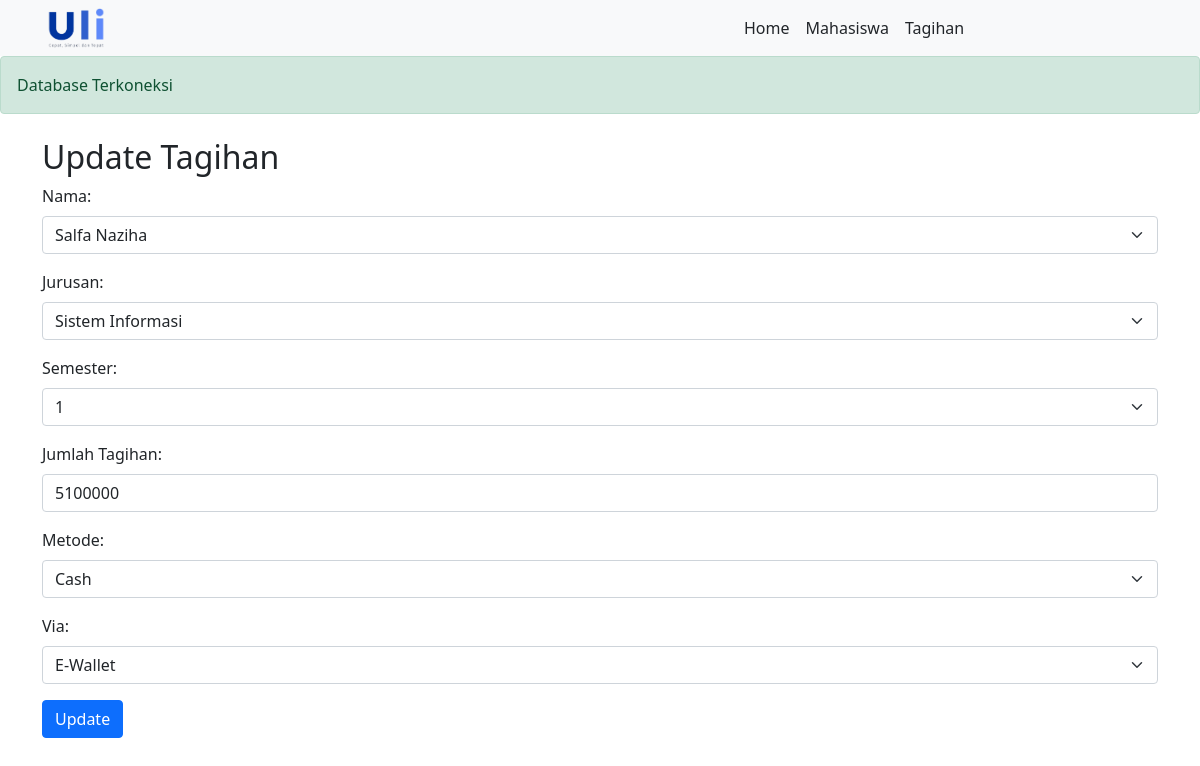
/updatetagihan.php?id_tagihan=4, run on the app's committed database.
### tables this page shows
CREATE TABLE `tagihan` (
  `id_tagihan` int NOT NULL,
  `nama` varchar(255) NOT NULL,
  `jurusan` enum('Teknik Informatika','Sistem Informasi','Rekayasa Perangkat Lunak','Manajemen','Akuntansi','Bisnis Digital','Komunikasi Desain Visual') NOT NULL,
  `semester` int NOT NULL,
  `jumlah_tagihan` int NOT NULL,
  `metode` enum('Cash','Cicilan 6x','Cicilan 3x','') NOT NULL,
  `via` enum('Bank','E-Wallet','Merchant','') NOT NULL
);

### updatetagihan.php (the view, shortened to what this page needs)
<?php include 'assets/resource/header.php'; ?>
    <div class="container mt-4">
        <?php
        function input($data) {
            $data = trim($data);
            $data = stripslashes($data);
            $data = htmlspecialchars($data);
            return $data;
        }
        $metodeEnumValues = [];
        $viaEnumValues = [];
        $resultMetode = mysqli_query($skon, "SHOW COLUMNS FROM tagihan LIKE 'metode'");
        $rowMetode = mysqli_fetch_array($resultMetode, MYSQLI_ASSOC);
        if (preg_match('/^enum\((.*)\)$/', $rowMetode['Type'], $matches)) {
            $metodeEnumValues = explode(',', str_replace("'", "", $matches[1]));
        }
        $resultVia = mysqli_query($skon, "SHOW COLUMNS FROM tagihan LIKE 'via'");
        $rowVia = mysqli_fetch_array($resultVia, MYSQLI_ASSOC);
        if (preg_match('/^enum\((.*)\)$/', $rowVia['Type'], $matches)) {
            $viaEnumValues = explode(',', str_replace("'", "", $matches[1]));
        }
        $nama_options = mysqli_query($skon, "SELECT DISTINCT nama FROM mahasiswa");
        $jurusan_options = mysqli_query($skon, "SELECT DISTINCT jurusan FROM mahasiswa");
        $semester_options = mysqli_query($skon, "SELECT DISTINCT semester FROM mahasiswa UNION SELECT DISTINCT semester FROM tagihan");
        if (isset($_GET['id_tagihan'])) {
            $id_tagihan = input($_GET['id_tagihan']);
            $result = mysqli_query($skon, "SELECT * FROM tagihan WHERE id_tagihan='$id_tagihan'");
            $row = mysqli_fetch_assoc($result);
        }
        ?>
        <h2>Update Tagihan</h2>
        <form action="<?php echo htmlspecialchars($_SERVER["PHP_SELF"]); ?>" method="post">
            <div class="mb-3">
                <label class="form-label">Nama:</label>
                <select name="nama" class="form-select" required>
                    <?php while ($option = mysqli_fetch_assoc($nama_options)) { ?>
                        <option value="<?php echo htmlspecialchars($option['nama']); ?>" <?php if ($option['nama'] == $row['nama']) echo 'selected'; ?>>
                            <?php echo htmlspecialchars($option['nama']); ?>
                        </option>
                    <?php } ?>
                </select>
            </div>
            <div class="mb-3">
                <label class="form-label">Jurusan:</label>
                <select name="jurusan" class="form-select" required>
                    <?php while ($option = mysqli_fetch_assoc($jurusan_options)) { ?>
                        <option value="<?php echo htmlspecialchars($option['jurusan']); ?>" <?php if ($option['jurusan'] == $row['jurusan']) echo 'selected'; ?>>
                            <?php echo htmlspecialchars($option['jurusan']); ?>
                        </option>
                    <?php } ?>
                </select>
            </div>
            <div class="mb-3">
                <label class="form-label">Semester:</label>
                <select name="semester" class="form-select" required>
                    <?php while ($option = mysqli_fetch_assoc($semester_options)) { ?>
                        <option value="<?php echo htmlspecialchars($option['semester']); ?>" <?php if ($option['semester'] == $row['semester']) echo 'selected'; ?>>
                            <?php echo htmlspecialchars($option['semester']); ?>
                        </option>
                    <?php } ?>
                </select>
            </div>
            <div class="mb-3">
                <label class="form-label">Jumlah Tagihan:</label>
                <input type="number" step="0.01" name="jumlah_tagihan" class="form-control" value="<?php echo $row['jumlah_tagihan']; ?>" required />
            </div>
            <div class="mb-3">
                <label class="form-label">Metode:</label>
                <select name="metode" class="form-select" required>
                    <?php foreach ($metodeEnumValues as $value) { ?>
                        <option value="<?php echo $value; ?>" <?php if ($value == $row['metode']) echo 'selected'; ?>>
                            <?php echo $value; ?>
                        </option>
                    <?php } ?>
                </select>
            </div>
            <div class="mb-3">
                <label class="form-label">Via:</label>
                <select name="via" class="form-select" required>
                    <?php foreach ($viaEnumValues as $value) { ?>
                        <option value="<?php echo $value; ?>" <?php if ($value == $row['via']) echo 'selected'; ?>>
                            <?php echo $value; ?>
                        </option>
                    <?php } ?>
                </select>
            </div>
            <button type="submit" class="btn btn-primary">Update</button>
        </form>
    </div>
<?php include 'assets/resource/footer.php'; ?>

### data on the page
tagihan: nama "Salfa Naziha", jurusan "Sistem Informasi", semester "1", jumlah_tagihan "5100000", metode "Cash", via "E-Wallet"
